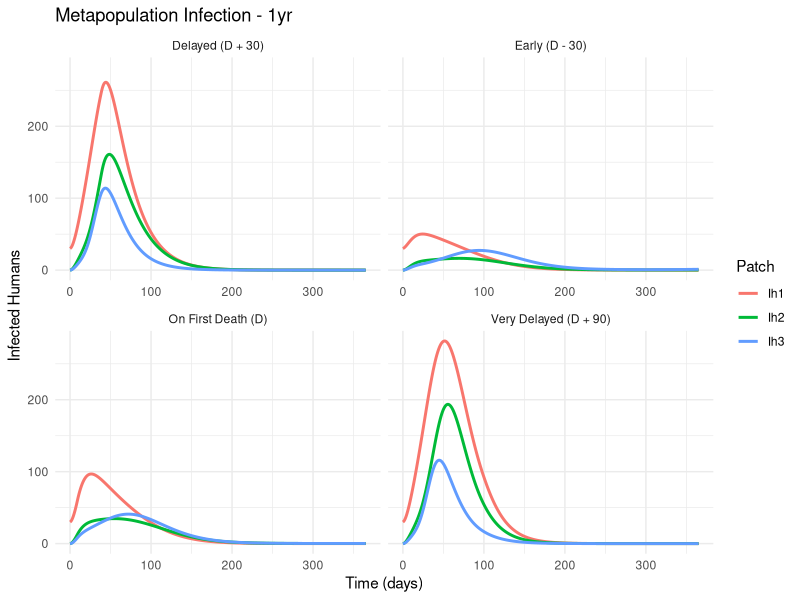
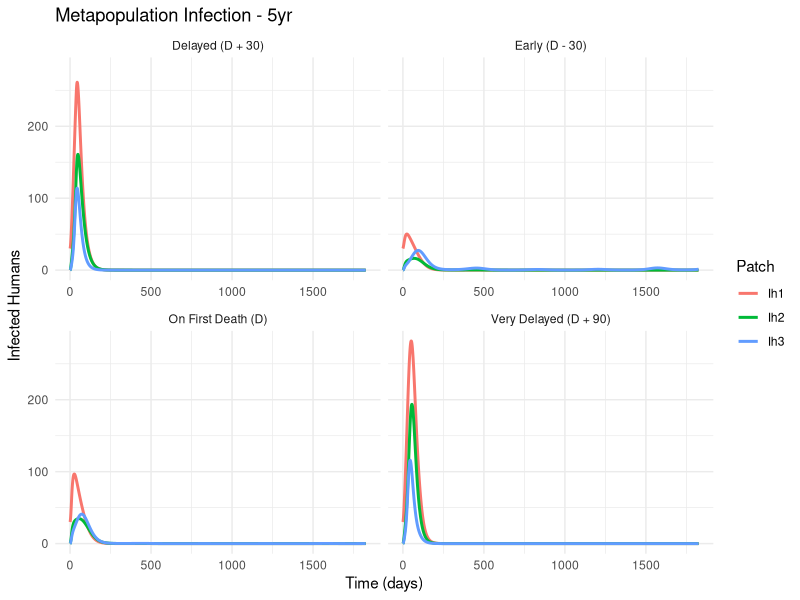
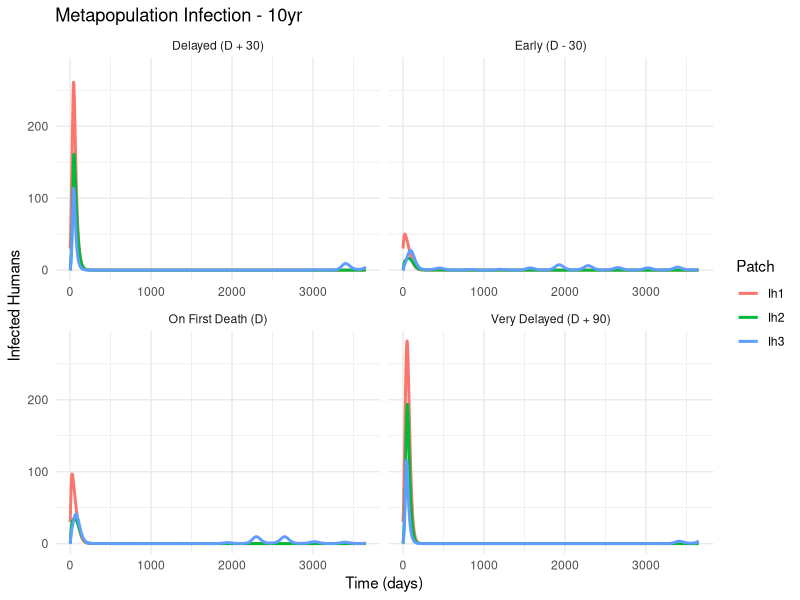

Source code (R) for these figures, in order:
library(deSolve)
library(ggplot2)
library(dplyr)
library(tidyr)

# ------------------------------------------
# Metapopulation SEIR-SEI Model with Insecticide and Seasonal Forcing
# ------------------------------------------

metapop_insecticide_model <- function(t, state, parameters) {
  with(as.list(c(state, parameters)), {
    np <- length(patches)
    
    Sh <- state[patch_indices("Sh")]
    Eh <- state[patch_indices("Eh")]
    Ih <- state[patch_indices("Ih")]
    Rh <- state[patch_indices("Rh")]
    Sv <- state[patch_indices("Sv")]
    Ev <- state[patch_indices("Ev")]
    Iv <- state[patch_indices("Iv")]
    Dh <- state[patch_indices("Dh")]
    
    Nh <- Sh + Eh + Ih + Rh
    Nv <- Sv + Ev + Iv
    
    alpha_t <- alpha * (1 + A * cos(2 * pi * t / T + phi))
    b_v_t <- b_v * (1 + A_b * cos(2 * pi * t / T + phi_b))
    
    epsilon_t <- ifelse(t >= t_intv, epsilon, 0)
    delta_v_t <- ifelse(t >= t_intv, delta_v, 0)
    alpha_eff <- (1 - epsilon_t) * alpha_t
    
    lambda_h <- f_h * alpha_eff * p_h * Iv / Nh
    lambda_v <- f_h * alpha_eff * p_v * Ih / Nh
    
    logistic_birth <- b_v_t * Nv * (1 - Nv / K_v)
    
    dSh <- b_h * Nh - lambda_h * Sh + omega * Rh - mu_h * Sh + inflow(Sh, M) - outflow(Sh, M)
    dEh <- lambda_h * Sh - sigma_h * Eh - mu_h * Eh + inflow(Eh, M) - outflow(Eh, M)
    dIh <- sigma_h * Eh - gamma * Ih - (mu_h + d) * Ih + inflow(Ih, M) - outflow(Ih, M)
    dRh <- gamma * Ih - omega * Rh - mu_h * Rh + inflow(Rh, M) - outflow(Rh, M)
    dDh <- d * Ih
    
    dSv <- logistic_birth - lambda_v * Sv - (mu_v + delta_v_t) * Sv + inflow(Sv, Mv) - outflow(Sv, Mv)
    dEv <- lambda_v * Sv - sigma_v * Ev - (mu_v + delta_v_t) * Ev + inflow(Ev, Mv) - outflow(Ev, Mv)
    dIv <- sigma_v * Ev - (mu_v + delta_v_t) * Iv + inflow(Iv, Mv) - outflow(Iv, Mv)
    
    return(list(c(dSh, dEh, dIh, dRh, dSv, dEv, dIv, dDh)))
  })
}

patch_indices <- function(var) {
  start <- match(var, c("Sh", "Eh", "Ih", "Rh", "Sv", "Ev", "Iv", "Dh"))
  return(((start - 1) * np + 1):(start * np))
}

inflow <- function(vec, M) as.vector(t(M) %*% vec)
outflow <- function(vec, M) as.vector(M %*% vec)

np <- 3
patches <- 1:np
M <- matrix(c(
  0.9, 0.05, 0.05,
  0.05, 0.9, 0.05,
  0.05, 0.05, 0.90
), nrow = np, byrow = TRUE)
Mv <- M

base_parameters <- list(
  b_h = 1.1e-5, b_v = 0.25,
  f_h = 0.6, alpha = 0.8,
  p_h = 0.2, p_v = 0.5,
  sigma_h = 1/10, sigma_v = 1/15,
  gamma = 1/20, omega = 0.0009,
  mu_h = 1.1e-5, mu_v = 0.1,
  d = 0.003,
  delta_v = 0.05, epsilon = 0.5,
  K_v = 5000, t_intv = Inf,
  A = 0.3, T = 365, phi = 0,
  A_b = 0.2, phi_b = 0,
  np = np, patches = patches,
  M = M, Mv = Mv
)

init <- rep(0, 8 * np)
names(init) <- c(paste0("Sh", 1:np), paste0("Eh", 1:np), paste0("Ih", 1:np),
                 paste0("Rh", 1:np), paste0("Sv", 1:np), paste0("Ev", 1:np),
                 paste0("Iv", 1:np), paste0("Dh", 1:np))

init[c("Sh1", "Eh1", "Ih1", "Rh1", "Sv1", "Ev1", "Iv1")] <- c(1000, 20, 30, 0, 6000, 150, 100)
init[c("Sh2", "Eh2", "Ih2", "Rh2", "Sv2", "Ev2", "Iv2")] <- c(600, 0, 0, 0, 4000, 80, 40)
init[c("Sh3", "Eh3", "Ih3", "Rh3", "Sv3", "Ev3", "Iv3")] <- c(300, 0, 0, 0, 2000, 50, 25)
init[paste0("Dh", 1:np)] <- 0

# ------------------------------------------
# Simulation Loop
# ------------------------------------------
all_runs <- list()
time_horizons <- list("1yr" = 365, "5yr" = 1825, "10yr" = 3650)

for (label in names(time_horizons)) {
  maxtime <- time_horizons[[label]]
  times <- seq(0, maxtime, 1)
  para <- base_parameters
  para$t_intv <- Inf
  
  baseline <- ode(y = init, times = times, func = metapop_insecticide_model, parms = para, method = "ode45")
  baseline_df <- as.data.frame(baseline)
  first_death_day <- which(baseline_df$Dh1 >= 1)[1] - 1
  if (is.na(first_death_day)) next
  
  timings <- list(
    "Early (D - 30)" = max(0, first_death_day - 30),
    "On First Death (D)" = first_death_day,
    "Delayed (D + 30)" = first_death_day + 30,
    "Very Delayed (D + 90)" = first_death_day + 90
  )
  
  scenarios <- lapply(names(timings), function(name) {
    para$t_intv <- timings[[name]]
    sim <- ode(y = init, times = times, func = metapop_insecticide_model, parms = para, method = "ode45")
    df <- as.data.frame(sim)
    df$scenario <- name
    df$time_horizon <- label
    return(df)
  })
  
  all_runs[[label]] <- do.call(rbind, scenarios)
}

meta_df <- do.call(rbind, all_runs)

# ------------------------------------------
# Plot Results
# ------------------------------------------
meta_long <- meta_df %>%
  select(time, scenario, time_horizon, Ih1, Ih2, Ih3) %>%
  pivot_longer(cols = starts_with("Ih"), names_to = "Patch", values_to = "Infected") %>%
  mutate(Patch = factor(Patch, levels = c("Ih1", "Ih2", "Ih3")))

for (h in unique(meta_long$time_horizon)) {
  df <- meta_long %>% filter(time_horizon == h)
  p <- ggplot(df, aes(x = time, y = Infected, color = Patch)) +
    geom_line(size = 1) +
    facet_wrap(~ scenario, scales = "free_x") +
    labs(title = paste("Metapopulation Infection -", h),
         x = "Time (days)", y = "Infected Humans") +
    theme_minimal()
  print(p)
}

# ------------------------------------------
# Summary Statistics
# ------------------------------------------
summary_stats <- meta_df %>%
  group_by(scenario, time_horizon) %>%
  summarise(
    total_deaths_patch1 = round(max(Dh1)),
    total_deaths_patch2 = round(max(Dh2)),
    total_deaths_patch3 = round(max(Dh3)),
    
    peak_Ih_patch1 = round(max(Ih1)),
    peak_Ih_patch2 = round(max(Ih2)),
    peak_Ih_patch3 = round(max(Ih3)),
    
    peak_day_patch1 = time[which.max(Ih1)],
    peak_day_patch2 = time[which.max(Ih2)],
    peak_day_patch3 = time[which.max(Ih3)],
    
    first_death_patch1 = min(time[which(Dh1 >= 1)]),
    first_death_patch2 = min(time[which(Dh2 >= 1)]),
    first_death_patch3 = min(time[which(Dh3 >= 1)]),
    
    .groups = "drop"
  )

print(summary_stats)
